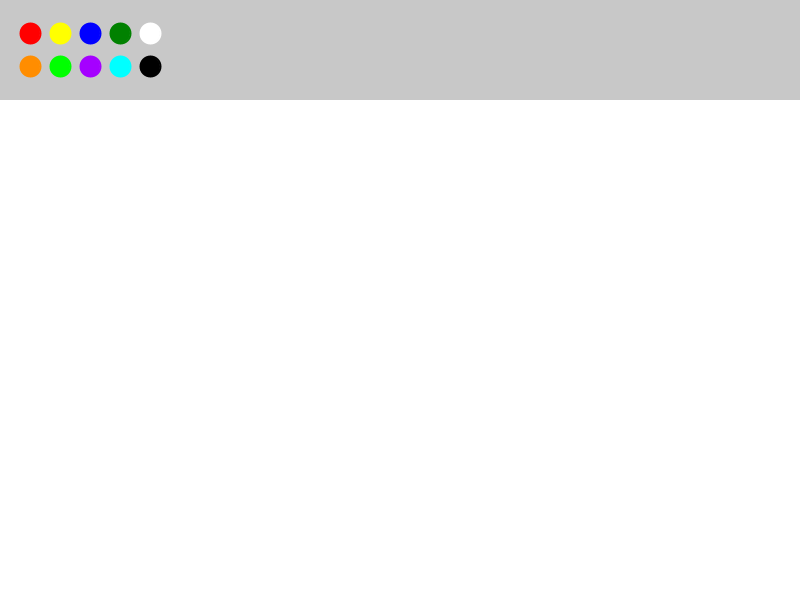
Frame 1 (no input)
Frame 60 (the mouse pressed at the canvas centre just before this capture): identical to frame 1, image omitted
Frame 120 (the mouse held since frame 60 and released just before this capture): identical to frame 1, image omitted

The Processing sketch that drew this single still picture (run headless with seeded random() and noise(); from frame 60 on, the mouse is pressed at the canvas centre):

// Processing sketch: Sketchup
// ── Sketchup.pde
//drawing app
//add background to button background invis unless tactile

color red = #FF0000;
color orange = #FF8D00;
color yellow = #FFFF00;
color green = #00FF00;
color darkGreen = #018100;
color blue = #0000FF;
color lightBlue = #00FFFF;
color purple = #A500FF;
color white = #FFFFFF;
color black = #000000;

color shade;
boolean justReleased;

void setup() {
  size(800, 600);
  background(255);
} // end setup ====================================================

void draw() {
  //tool bar
  fill(200);
  noStroke();
  rect(0, 0, 800, 100);

  //indicator
  stroke(shade);
  //  strokeWeight(slider thickness);
  //  line(

  //colour selectors
  Cbutton(30, 33.33, 20, red);
  Cbutton(30, 66.66, 20, orange);
  Cbutton(60, 33.33, 20, yellow);
  Cbutton(60, 66.66, 20, green);
  Cbutton(90, 33.33, 20, blue);
  Cbutton(90, 66.66, 20, purple);
  Cbutton(120, 33.33, 20, darkGreen);
  Cbutton(120, 66.66, 20, lightBlue);
  Cbutton(150, 33.33, 20, white);
  Cbutton(150, 66.66, 20, black);
} // end draw =====================================================


void mouseReleased() {
  justReleased = true;
} // end mouseReleased ============================================

void Cbutton(float x, float y, int d, int Colour) { //circle buttons
  fill(Colour);
  stroke(Colour);
  strokeWeight(2);
  Ctactile(x, y, d, Colour);
  circle(x, y, d);
  if (justReleased && dist(mouseX, mouseY, x, y) < d / 2) {
    shade = Colour;
    justReleased = false;
  }
} // end Cbutton ==================================================


void Sbutton(float X, float Y, int w, int h, int colour) { //square buttons
  strokeWeight(2.5);
  fill(colour);
  stroke(colour);
  Stactile(X, Y, w, h, colour);
  rect(X, Y, w, h);
  if (justReleased && mouseX > X && mouseX < X + w && mouseY > Y && mouseY < Y + h) {
  }
} // end Sbutton ==================================================


void Ctactile(float xx, float yy, int D, int c) { // tactile for circles
  if (dist(mouseX, mouseY, xx, yy) < D / 2 && c != white && c != yellow) {
    stroke(white);
  } else {
    stroke(c);
  }
  
  if(c == yellow && dist(mouseX, mouseY, xx, yy) < D / 2|| c == white && dist(mouseX, mouseY, xx, yy) < D / 2){
   stroke(black);
  }
} // end Ctactile =================================================


void Stactile(float XX, float YY, int W, int H, int C) { // tactile for squares
  if (mouseX > XX && mouseX < XX + W && mouseY > YY && mouseY < YY + H) {
    stroke(white);
  } else {
    stroke(C);
  }
} // end Stactile =================================================
